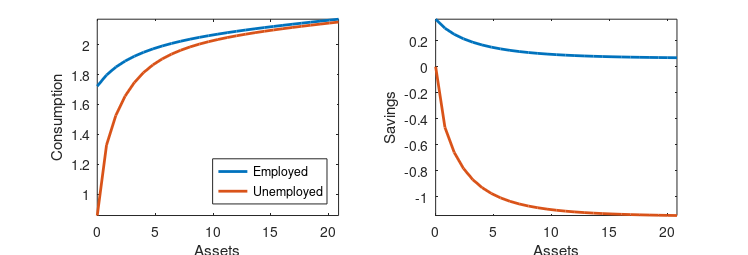
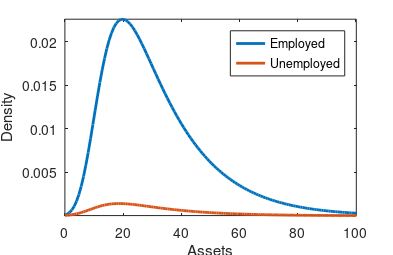

Recreate these plots in MATLAB, in order.
clear;

% First solve the Aiyagari model

% Parameters

alpha = 1/3;
beta = 1.03^(-1/4);
delta = 0.025;
gamma = 2;
mu = 0.4;             
phi = 0;  
rho = 1-beta;
Gamma = inf;
opts.disp = 0;

Na = 500;

tic

a_max = 400;        
a_min = phi;
% agrd = (exp(linspace(log(a_min+1-a_min),log(a_max+1-a_min),Na))-1+a_min)';
agrd = linspace(a_min,a_max,Na)';

daf = agrd(2:Na)-agrd(1:Na-1);
dab = -(agrd(1:Na-1)-agrd(2:Na));

% Transition matrix in discrete time: g_{t+1}=T*g_{t}

T = [0.95, 1-0.95; 0.8, 1-0.8];

% Convert to continuous time such that dg_t=T*g_t

T = [-T(1,2) T(2,1);T(1,2) -T(2,1)];

% Convert to a transition matrix used in HJB equation

B = [-speye(Na)*T(2,1),speye(Na)*T(2,1);speye(Na)*T(1,2),-speye(Na)*T(1,2)];

% The steady state values of g satisfy 0=T*g. That is g is an eigenvector
% associated with a zero eigenvalue normalized to sum to one. But since T
% has a zero eigenvalue it is also singular. Solution, add a unit
% eigenvalue

[g,l] = eigs(T+eye(2),1);

g=g/sum(g);

% Steady state employment rate

e = g(1);

% Tax rate to balance budget: (1-e)*mu*w=e*tau*w.

tau = (1-e)/e*mu;

% Utility and consumption functions

u = @(c) (c.^(1-gamma)-1)./(1-gamma);
up = @(c) c.^(-gamma);
c = @(dv) dv.^(-1/gamma);

% Matrices for derivatives

Df = -spdiags([ones(Na-1,1)./daf;1],0,Na,Na);
Db = spdiags([1;ones(Na-1,1)./dab],0,Na,Na);
Df(1:end-1,2:end)=Df(1:end-1,2:end)+spdiags(ones(Na-1,1)./daf,0,Na-1,Na-1);
Db(2:end,1:end-1)=Db(2:end,1:end-1)-spdiags(ones(Na-1,1)./dab,0,Na-1,Na-1);

% Ok, problem set up. Let's solve it

rh = 1/beta-1;
rl = 0;

% Guess for value function

r = (rh+rl)/2;

w = (1-alpha)*(((r+delta)/alpha )^(1/(alpha-1)))^(alpha);

ve = u((r*agrd+w*(1-tau)))./rho;
ve(end) = u(r*a_max+w*(1-tau))./rho;
vu = u((r*agrd+w*mu))./rho;
vu(1) = u(r*a_min+w*mu)./rho;

metric_r = 1;

j = 0;

while metric_r>1e-8

    r = (rh+rl)/2;

    w = (1-alpha)*(((r+delta)/alpha )^(1/(alpha-1)))^(alpha);

    metric = 1;

    while metric>1e-8

    % Calculate derivatives

    dvef = Df*ve;
    dveb = Db*ve;

    dvuf = Df*vu;
    dvub = Db*vu;

    dvef(end) = up(w*(1-tau)+r*a_max);
    dvuf(end) = up(w*mu+r*a_max);

    dveb(1) = up(w*(1-tau)+r*a_min);
    dvub(1) = up(w*mu+r*a_min);

    cef = c(dvef);
    cuf = c(dvuf);
    ceb = c(dveb);
    cub = c(dvub);

    sef = r*agrd+w*(1-tau)-cef;
    seb = r*agrd+w*(1-tau)-ceb;
    suf = r*agrd+w*mu-cuf;
    sub = r*agrd+w*mu-cub;

    Ief = sef>0;
    Ieb = seb<0;
    Iuf = suf>0;
    Iub = sub<0;

    I0e = (1-Ief-Ieb);
    I0u = (1-Iuf-Iub);

    ce = Ief.*cef+Ieb.*ceb+I0e.*(w*(1-tau)+r*agrd);
    cu = Iuf.*cuf+Iub.*cub+I0u.*(w*mu+r*agrd);
    
    S = [spdiags(Ief.*sef,0,Na,Na)+spdiags(Ieb.*seb,0,Na,Na),sparse(Na,Na);sparse(Na,Na),spdiags(Iuf.*suf,0,Na,Na)+spdiags(Iub.*sub,0,Na,Na)];
    D = [spdiags(Ief,0,Na,Na)*Df+spdiags(Ieb,0,Na,Na)*Db,sparse(Na,Na);sparse(Na,Na),spdiags(Iuf,0,Na,Na)*Df+spdiags(Iub,0,Na,Na)*Db];
    
    P = S*D+B;

    A = (1/Gamma+rho)*speye(Na*2)-P;
    b = [u(ce);u(cu)]+[ve;vu]./Gamma;

    v = A\b;

    ven = v(1:Na);
    vun = v(Na+1:end);

    metric = max(max(abs([ven-ve vun-vu])));

    ve = ven;
    vu = vun;

    end

    b = zeros(2*Na,1);

    % Solve P'G=0 for the distribution. Solve a linear system instead of
    % using eigs. This works since we can normalize one element of G.
    
    b(1)=.1;
    row = [1,zeros(1,2*Na-1)];
    P(:,1) = row;

    % Normalized, now we can solve the linear system
    
    G = (P')\b;
    G = G./(G'*ones(2*Na,1));
    G = [G(1:Na),G(Na+1:2*Na)];

    K = G(:,1)'*agrd+G(:,2)'*agrd;

    rp = alpha*(K/e)^(alpha-1)-delta;
    frs = rp-r;

    if frs>0
        rl = r;
    else
        rh = r;
    end
    
    metric_r = abs(frs);

end

toc

se = Ief.*sef+Ieb.*seb;
su = Iuf.*suf+Iub.*sub;

xSize = 19; 
ySize = 6.5;

alim = max(find(agrd<101));
alims = max(find(agrd<21));

figure;
subplot(1,2,1);
y1 = plot(agrd(1:alims),ce(1:alims),'linewidth',2);
hold on
y2 = plot(agrd(1:alims),cu(1:alims),'linewidth',2);
xlabel('Assets')
ylabel('Consumption')
legend1 = legend([y1 y2],'Employed','Unemployed');
set(legend1,'Location','southeast');
axis tight
set(gca,'FontSize',10)

subplot(1,2,2);
y1= plot(agrd(1:alims),se(1:alims),'linewidth',2);
hold on
y2=plot(agrd(1:alims),su(1:alims),'linewidth',2);
xlabel('Assets')
ylabel('Savings')
axis tight
set(gca,'FontSize',10)

set(gcf,'Units','centimeters','Position',[0 0 xSize ySize],'PaperUnits','centimeters' ...
     ,'PaperPosition',[0 0 xSize ySize],'PaperSize',[xSize-2.7 ySize+0.5],'PaperPositionMode','auto')
 
print -dpdf hh.pdf

xSize = 10; 
ySize = 6.5;

figure;
y1= plot(agrd(1:alim),G(1:alim,1),'linewidth',2);
hold on
y2=plot(agrd(1:alim),G(1:alim,2),'linewidth',2);
xlabel('Assets')
ylabel('Density')
legend1 = legend([y1 y2],'Employed','Unemployed');
set(legend1,'Location','northeast');
axis tight
set(gca,'FontSize',10)

set(gcf,'Units','centimeters','Position',[0 0 xSize ySize],'PaperUnits','centimeters' ...
     ,'PaperPosition',[0 0 xSize ySize],'PaperSize',[xSize-0 ySize+0.5],'PaperPositionMode','auto')
 
print -dpdf dist.pdf






